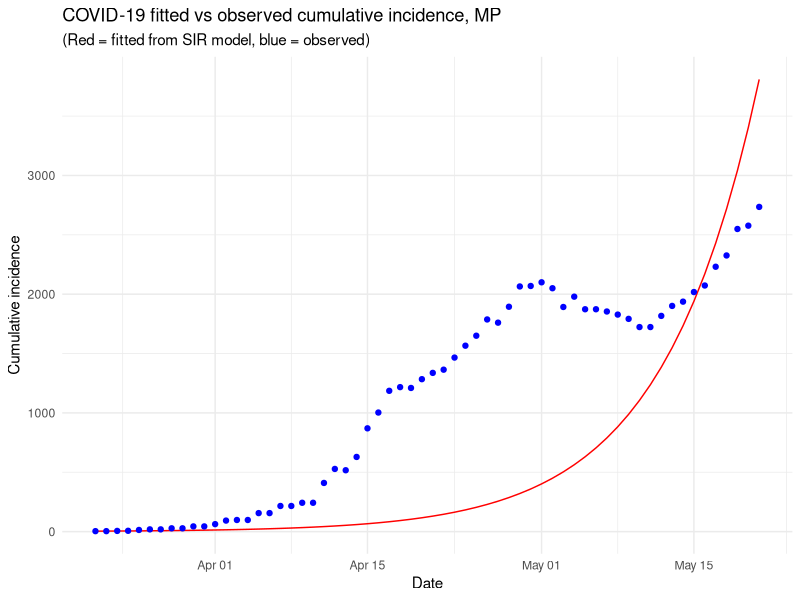
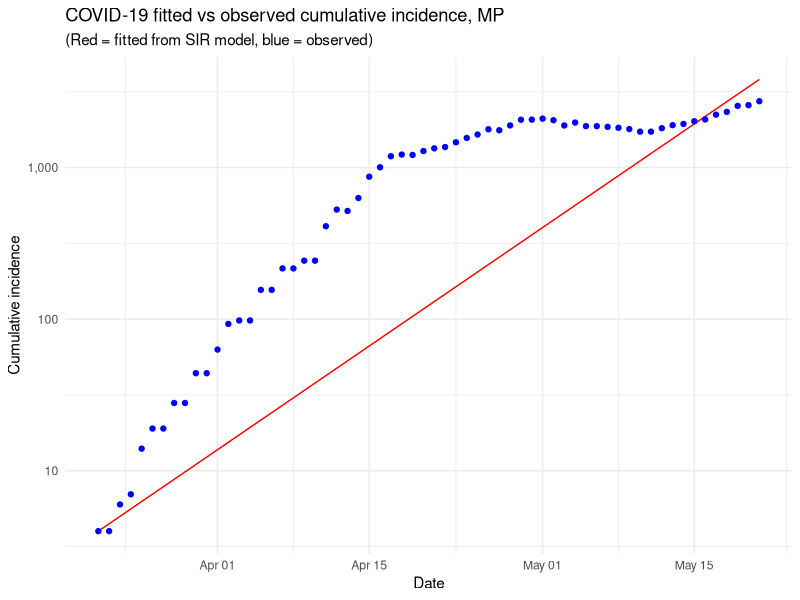
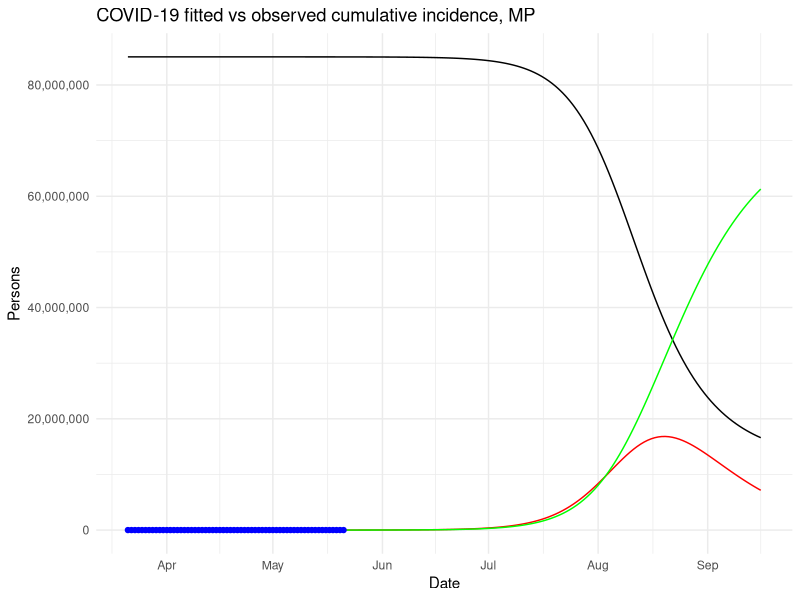
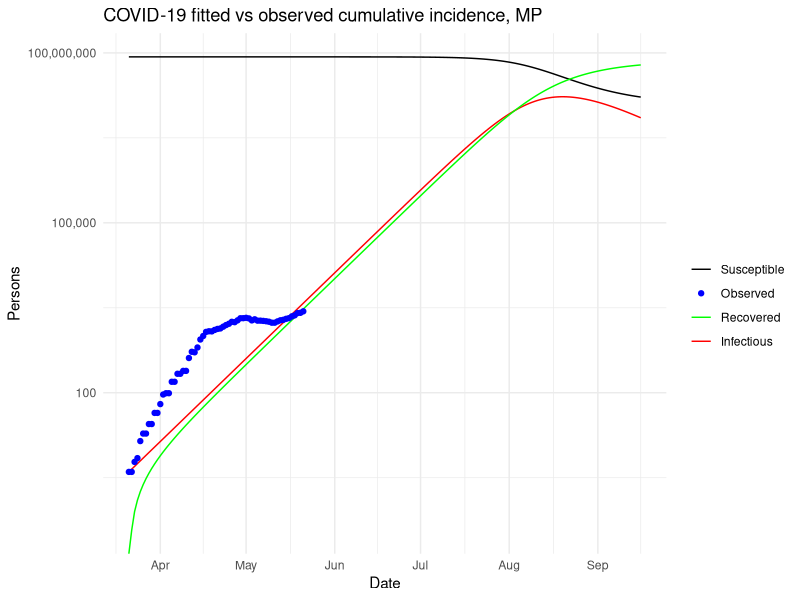

Generate these figures, in order, with R:
### SIR model. THis is using MP incidences for Covid-19. Input required is 
# cumulative incidence and total population. It calculates beta and gamma using ODE.
# it also calculate reproduction rate R0 that means how many people get affected from one person.
# the code also gives peak date and maximum people that will get infected. 

MP <- read.table('MP_state_wise_SIR_times_data.csv', header=TRUE, sep=',')
MP$Date <- as.Date(MP$Date,format = "%m/%d/%y")
N <- 85047748 # total population
SIR <- function(time, state, parameters) {
  par <- as.list(c(state, parameters))
  with(par, {
    dS <- -beta * I * S / N
    dI <- beta * I * S / N - gamma * I
    dR <- gamma * I
    list(c(dS, dI, dR))
  })
}
library(deSolve)
library(lubridate)
sir_start_date <- "2020-03-21"
sir_end_date <- "2020-05-21"                              

Infected <- MP$I
Day <- 1:(length(Infected))

# now specify initial values for N, S, I and R

init <- c(
  S = N - Infected[1],
  I = Infected[1],
  R = 0
)

RSS <- function(parameters) {
  names(parameters) <- c("beta", "gamma")
  out <- ode(y = init, times = Day, func = SIR, parms = parameters)
  fit <- out[, 3]
  sum((Infected - fit)^2)
}

# now find the values of beta and gamma that give the
# smallest RSS, which represents the best fit to the data.
# Start with values of 0.5 for each, and constrain them to
# the interval 0 to 1.0


Opt <- optim(c(0.1, 0.1),
             RSS,
             method = "L-BFGS-B",
             lower = c(0, 0),
             upper = c(1, 1)
)

# check for convergence
Opt$message
#Convergence is confirmed. Now we can examine the fitted values for ββ and γγ:

Opt_par <- setNames(Opt$par, c("beta", "gamma"))
Opt_par
t <- 1:as.integer(ymd(sir_end_date) + 1 - ymd(sir_start_date))
fitted_cumulative_incidence <- data.frame(ode(
  y = init, times = t,
  func = SIR, parms = Opt_par
))

library(dplyr)
fitted_cumulative_incidence <- fitted_cumulative_incidence %>%
  mutate(
    Date = ymd(sir_start_date) + days(t - 1),
    cumulative_incident_cases = Infected
  )

# plot the data
library(ggplot2)
fitted_cumulative_incidence %>%
  ggplot(aes(x = Date)) +
  geom_line(aes(y = I), colour = "red") +
  geom_point(aes(y = cumulative_incident_cases), colour = "blue") +
  labs(
    y = "Cumulative incidence",
    title = "COVID-19 fitted vs observed cumulative incidence, MP",
    subtitle = "(Red = fitted from SIR model, blue = observed)"
  ) +
  theme_minimal()

R0 <- as.numeric(Opt_par[1] / Opt_par[2])
# plot in log scale
fitted_cumulative_incidence %>%
  ggplot(aes(x = Date)) +
  geom_line(aes(y = I), colour = "red") +
  geom_point(aes(y = cumulative_incident_cases), colour = "blue") +
  labs(
    y = "Cumulative incidence",
    title = "COVID-19 fitted vs observed cumulative incidence, MP",
    subtitle = "(Red = fitted from SIR model, blue = observed)"
  ) +
  theme_minimal() +
  scale_y_log10(labels = scales::comma)


# time in days for predictions
t <- 1:180

# get the fitted values from our SIR model
fitted_cumulative_incidence <- data.frame(ode(
  y = init, times = t,
  func = SIR, parms = Opt_par
))


# add a Date column and join the observed incidence data
fitted_cumulative_incidence <- fitted_cumulative_incidence %>%
  mutate(
    Date = ymd(sir_start_date) + days(t - 1),
    State = "MP",
    cumulative_incident_cases = c(Infected, rep(NA, length(t) - length(Infected)))
  )

# plot the data
fitted_cumulative_incidence %>%
  ggplot(aes(x = Date)) +
  geom_line(aes(y = I), colour = "red") +
  geom_line(aes(y = S), colour = "black") +
  geom_line(aes(y = R), colour = "green") +
  geom_point(aes(y = cumulative_incident_cases),
             colour = "blue"
  ) +
  scale_y_continuous(labels = scales::comma) +
  labs(y = "Persons", title = "COVID-19 fitted vs observed cumulative incidence, MP") +
  scale_colour_manual(name = "", values = c(
    red = "red", black = "black",
    green = "green", blue = "blue"
  ), labels = c(
    "Susceptible",
    "Recovered", "Observed", "Infectious"
  )) +
  theme_minimal()


#The same graph in log scale for the y-axis and with a legend for better readability:
# plot the data
fitted_cumulative_incidence %>%
  ggplot(aes(x = Date)) +
  geom_line(aes(y = I, colour = "red")) +
  geom_line(aes(y = S, colour = "black")) +
  geom_line(aes(y = R, colour = "green")) +
  geom_point(aes(y = cumulative_incident_cases, colour = "blue")) +
  scale_y_log10(labels = scales::comma) +
  labs(
    y = "Persons",
    title = "COVID-19 fitted vs observed cumulative incidence, MP"
  ) +
  scale_colour_manual(
    name = "",
    values = c(red = "red", black = "black", green = "green", blue = "blue"),
    labels = c("Susceptible", "Observed", "Recovered", "Infectious")
  ) +
  theme_minimal()

#Other interesting statistics can be computed from the fit of our model. For example:
# the peak of the pandemic
#	the number of severe cases
#	the number of people in need of intensive care
#	the number of deaths
fit <- fitted_cumulative_incidence

# peak of pandemic
fit[fit$I == max(fit$I), c("Date", "I")]

# severe cases
max_infected <- max(fit$I)
# cases with need for intensive care
intensive_care_patient <- max_infected * 0.02 # assuming 2% infected people will need intensive care
# if we consider death rate as total death/total infected till May 21
death_rate = MP$Deaths[dim(MP)[1]]/MP$Confirmed[dim(MP)[1]]
total_death = max_infected * death_rate
